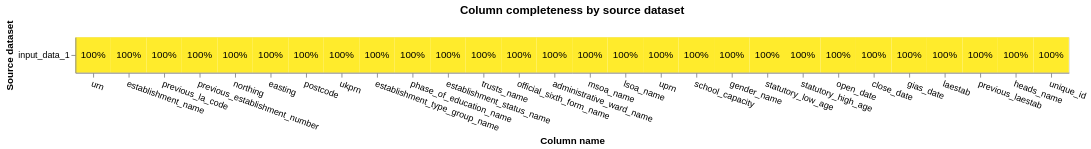

The notebook cell this image was saved under:
### Code cell
completeness_chart(
    gias,
    db_api=db_api)

### Figure 1 — Vega-Lite specification as saved in the notebook (floating-point values rounded to 4 significant figures)
{"config": {"view": {"continuousWidth": 400, "continuousHeight": 300}}, "layer": [{"mark": "rect", "encoding": {"color": {"field": "completeness", "legend": null, "scale": {"scheme": "darkred", "zero": true}, "type": "quantitative"}, "tooltip": [{"field": "source_dataset", "title": "Source dataset", "type": "nominal"}, {"field": "total_rows_inc_nulls", "format": ",", "title": "# of records", "type": "quantitative"}, {"field": "column_name", "title": "Column name", "type": "nominal"}, {"field": "total_null_rows", "format": ",", "title": "# of nulls", "type": "quantitative"}, {"field": "completeness", "format": ".1%", "type": "quantitative"}], "x": {"axis": {"labelAngle": 20}, "field": "column_name", "sort": {"field": "mean_comp", "order": "descending"}, "title": "Column name", "type": "nominal"}, "y": {"field": "source_dataset", "title": "Source dataset", "type": "nominal"}}, "title": "Column completeness by source dataset", "transform": [{"joinaggregate": [{"op": "mean", "field": "completeness", "as": "mean_comp"}], "groupby": ["column_name"]}]}, {"mark": {"type": "text"}, "encoding": {"color": {"condition": {"test": "datum['completeness'] < 0.5", "value": "white"}, "value": "black"}, "text": {"field": "completeness", "format": ".0%", "type": "quantitative"}, "x": {"axis": {"labelAngle": 0}, "field": "column_name", "sort": {"field": "mean_comp", "order": "descending"}, "type": "nominal"}, "y": {"field": "source_dataset", "type": "nominal"}}, "transform": [{"joinaggregate": [{"op": "mean", "field": "completeness", "as": "mean_comp"}], "groupby": ["column_name"]}]}], "data": {"name": "data-c526bd6e4a9fa3c6d593d3983458d545"}, "height": {"step": 40}, "width": {"step": 40}, "$schema": "https://vega.github.io/schema/vega-lite/v5.9.3.json", "datasets": {"data-c526bd6e4a9fa3c6d593d3983458d545": [{"source_dataset": "input_data_1", "column_name": "urn", "total_null_rows": 0, "total_rows_inc_nulls": 56172, "completeness": 1.0}, {"source_dataset": "input_data_1", "column_name": "establishment_name", "total_null_rows": 0, "total_rows_inc_nulls": 56172, "completeness": 1.0}, {"source_dataset": "input_data_1", "column_name": "previous_la_code", "total_null_rows": 0, "total_rows_inc_nulls": 56172, "completeness": 1.0}, {"source_dataset": "input_data_1", "column_name": "previous_establishment_number", "total_null_rows": 0, "total_rows_inc_nulls": 56172, "completeness": 1.0}, {"source_dataset": "input_data_1", "column_name": "northing", "total_null_rows": 0, "total_rows_inc_nulls": 56172, "completeness": 1.0}, {"source_dataset": "input_data_1", "column_name": "easting", "total_null_rows": 0, "total_rows_inc_nulls": 56172, "completeness": 1.0}, {"source_dataset": "input_data_1", "column_name": "postcode", "total_null_rows": 0, "total_rows_inc_nulls": 56172, "completeness": 1.0}, {"source_dataset": "input_data_1", "column_name": "ukprn", "total_null_rows": 0, "total_rows_inc_nulls": 56172, "completeness": 1.0}, {"source_dataset": "input_data_1", "column_name": "establishment_type_group_name", "total_null_rows": 0, "total_rows_inc_nulls": 56172, "completeness": 1.0}, {"source_dataset": "input_data_1", "column_name": "phase_of_education_name", "total_null_rows": 0, "total_rows_inc_nulls": 56172, "completeness": 1.0}, {"source_dataset": "input_data_1", "column_name": "establishment_status_name", "total_null_rows": 0, "total_rows_inc_nulls": 56172, "completeness": 1.0}, {"source_dataset": "input_data_1", "column_name": "trusts_name", "total_null_rows": 0, "total_rows_inc_nulls": 56172, "completeness": 1.0}, {"source_dataset": "input_data_1", "column_name": "official_sixth_form_name", "total_null_rows": 0, "total_rows_inc_nulls": 56172, "completeness": 1.0}, {"source_dataset": "input_data_1", "column_name": "administrative_ward_name", "total_null_rows": 0, "total_rows_inc_nulls": 56172, "completeness": 1.0}, {"source_dataset": "input_data_1", "column_name": "msoa_name", "total_null_rows": 0, "total_rows_inc_nulls": 56172, "completeness": 1.0}, {"source_dataset": "input_data_1", "column_name": "lsoa_name", "total_null_rows": 0, "total_rows_inc_nulls": 56172, "completeness": 1.0}, {"source_dataset": "input_data_1", "column_name": "uprn", "total_null_rows": 0, "total_rows_inc_nulls": 56172, "completeness": 1.0}, {"source_dataset": "input_data_1", "column_name": "school_capacity", "total_null_rows": 0, "total_rows_inc_nulls": 56172, "completeness": 1.0}, {"source_dataset": "input_data_1", "column_name": "gender_name", "total_null_rows": 0, "total_rows_inc_nulls": 56172, "completeness": 1.0}, {"source_dataset": "input_data_1", "column_name": "statutory_low_age", "total_null_rows": 0, "total_rows_inc_nulls": 56172, "completeness": 1.0}, {"source_dataset": "input_data_1", "column_name": "statutory_high_age", "total_null_rows": 0, "total_rows_inc_nulls": 56172, "completeness": 1.0}, {"source_dataset": "input_data_1", "column_name": "open_date", "total_null_rows": 0, "total_rows_inc_nulls": 56172, "completeness": 1.0}, {"source_dataset": "input_data_1", "column_name": "close_date", "total_null_rows": 0, "total_rows_inc_nulls": 56172, "completeness": 1.0}, {"source_dataset": "input_data_1", "column_name": "gias_date", "total_null_rows": 0, "total_rows_inc_nulls": 56172, "completeness": 1.0}, {"source_dataset": "input_data_1", "column_name": "laestab", "total_null_rows": 0, "total_rows_inc_nulls": 56172, "completeness": 1.0}, {"source_dataset": "input_data_1", "column_name": "previous_laestab", "total_null_rows": 0, "total_rows_inc_nulls": 56172, "completeness": 1.0}, {"source_dataset": "input_data_1", "column_name": "heads_name", "total_null_rows": 0, "total_rows_inc_nulls": 56172, "completeness": 1.0}, {"source_dataset": "input_data_1", "column_name": "unique_id", "total_null_rows": 0, "total_rows_inc_nulls": 56172, "completeness": 1.0}]}}
